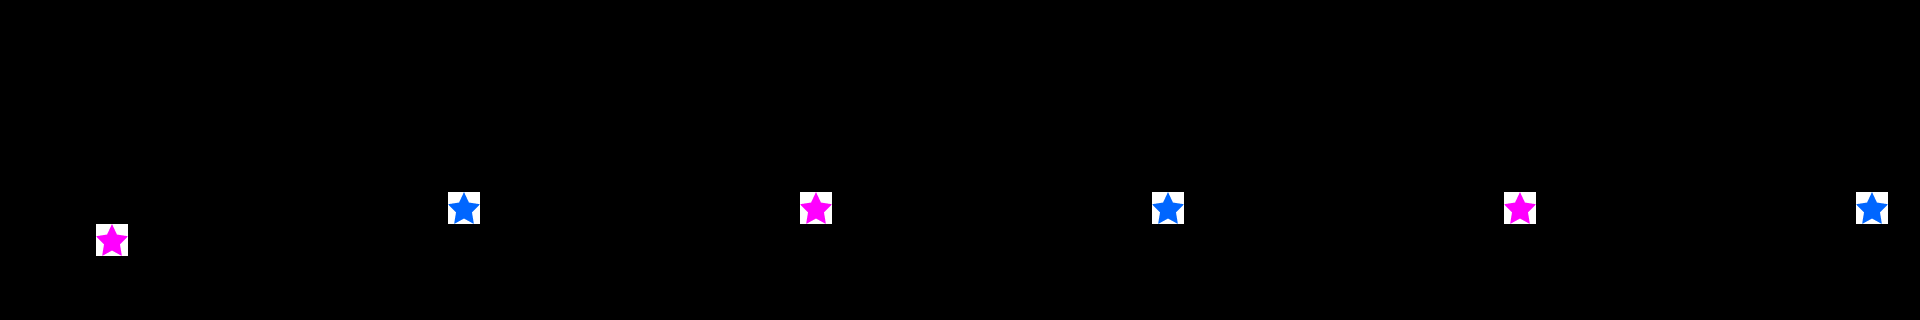

A level layout from a 2D game, rendered from its tile map. Below: a short description, then the map file with tile-grid data replaced by summaries:
An orthogonal 60x10 tile map with 32x32 px tiles, 2 tile layers (FloorLayer, ThingLayer).

<map version="1.0" orientation="orthogonal" width="60" height="10" tilewidth="32" tileheight="32">
 <tileset firstgid="1" name="bg_tmx" tilewidth="32" tileheight="32">
  <image source="bg_tmx.png" width="320" height="320" />
  <tile id="0">
   <properties>
    <property name="isFloor" value="1" />
   </properties>
  </tile>
  <tile id="3">
   <properties>
    <property name="objType" value="life" />
    <property name="colorType" value="red" />
   </properties>
  </tile>
  <tile id="4">
   <properties>
    <property name="objType" value="star" />
    <property name="colorType" value="blue" />
   </properties>
  </tile>
  <tile id="5">
   <properties>
    <property name="objType" value="star" />
    <property name="colorType" value="pink" />
   </properties>
  </tile>
  <tile id="10">
   <properties>
    <property name="isFloor" value="1" />
   </properties>
  </tile>
  <tile id="11">
   <properties>
    <property name="objType" value="line" />
    <property name="colorType" value="pink" />
   </properties>
  </tile>
  <tile id="12">
   <properties>
    <property name="objType" value="line" />
    <property name="colorType" value="blue" />
   </properties>
  </tile>
  <tile id="14">
   <properties>
    <property name="objType" value="line" />
    <property name="colorType" value="blue" />
   </properties>
  </tile>
  <tile id="15">
   <properties>
    <property name="objType" value="line" />
    <property name="colorType" value="pink" />
   </properties>
  </tile>
  <tile id="30">
   <properties>
    <property name="isFloor" value="1" />
   </properties>
  </tile>
  <tile id="31">
   <properties>
    <property name="isFloor" value="1" />
   </properties>
  </tile>
  <tile id="32">
   <properties>
    <property name="isFloor" value="1" />
   </properties>
  </tile>
  <tile id="64">
   <properties>
    <property name="isBaffle" value="1" />
   </properties>
  </tile>
  <tile id="81">
   <properties>
    <property name="ObjTypeId" value="2" />
   </properties>
  </tile>
 </tileset>
 <layer name="FloorLayer" width="60" height="10">
  <data>[600 cells, 55 non-empty, 1 distinct tile ids]</data>
 </layer>
 <layer name="ThingLayer" width="60" height="10">
  <data>[600 cells, 6 non-empty, 2 distinct tile ids]</data>
 </layer>
</map>
